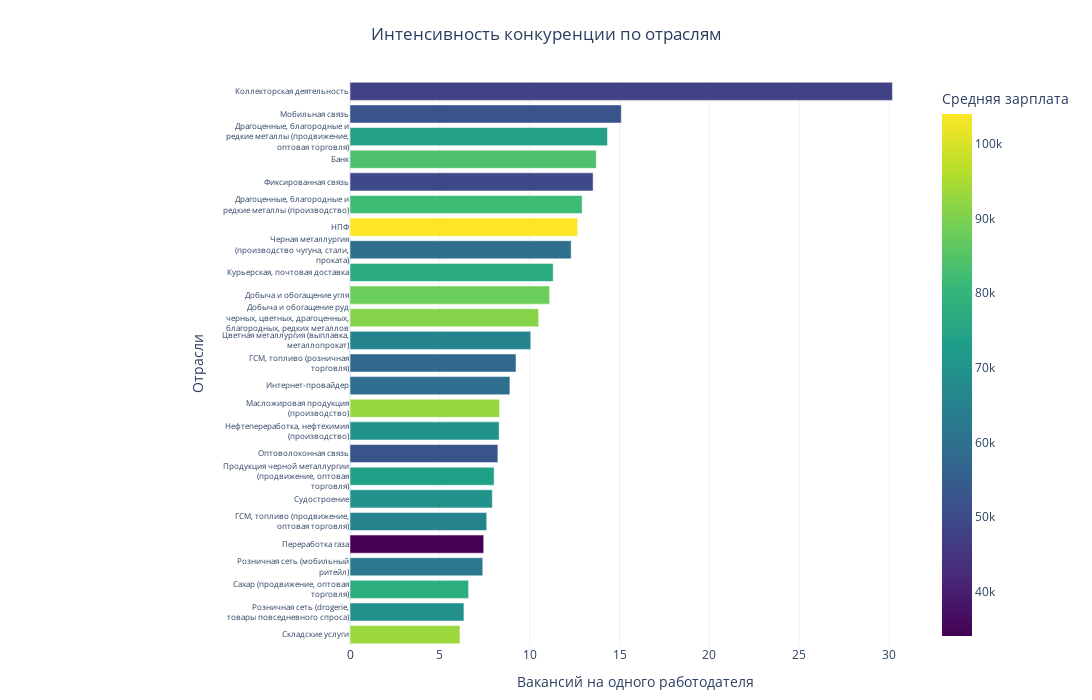

The cell this chart's notebook holds for it:
### Code cell
# Optional Enhancements 6 — Анализа конкуренции на рынке труда по отраслям
# Визуализация с помощью Plotly Express

import plotly.express as px
import kaleido  # для сохранения изображений
import textwrap


# Копируем DataFrame из словаря
df_viz = df['market_competition_analysis'].copy()

# Строим горизонтальный барчарт
fig = px.bar(
    df_viz.sort_values('vacancies_per_employer', ascending=True),
    x='vacancies_per_employer',
    y='industry',
    color='avg_salary',
    color_continuous_scale='Viridis',
    labels={
        'vacancies_per_employer': 'Вакансий на одного работодателя',
        'industry': 'Отрасль',
        'avg_salary': 'Средняя зарплата'
    },
    title='Интенсивность конкуренции по отраслям'
)

# Настройка внешнего вида
fig.update_layout(
    xaxis_title='Вакансий на одного работодателя',
    yaxis_title='Отрасли',
    coloraxis_colorbar=dict(title='Средняя зарплата'),
    template='plotly_white',
    height=700,
    width=1200,  # Увеличиваем ширину графика
    title_x=0.5,  # Центрируем заголовок
    margin=dict(l=350, r=50, t=80, b=50)  # Расширяем левый отступ для длинных названий
)

# Перенос длинных названий отраслей
fig.update_yaxes(
    tickfont=dict(size=8),
    automargin=True,
    tickmode='array',
    tickvals=df_viz['industry'],
    ticktext=[f"<br>".join(textwrap.wrap(ind, width=30)) for ind in df_viz['industry']]
)

# Сохраняем и отображаем график
fig.write_image("plots/market_competition.png", width=1000, height=800)
fig.show()

### Figure 1 — Plotly figure (JSON) as saved in the notebook; plotly's stock layout.template omitted (floating-point values rounded to 4 significant figures)
{"data": [{"hovertemplate": "Вакансий на одного работодателя=%{x}<br>Отрасль=%{y}<br>Средняя зарплата=%{marker.color}<extra></extra>", "legendgroup": "", "marker": {"color": [93390.0, 68910.0, 77760.0, 62030.0, 34070.0, 65290.0, 69640.0, 73610.0, 52340.0, 69770.0, 92850.0, 59110.0, 57280.0, 65590.0, 91010.0, 88100.0, 76940.0, 59350.0, 104000.0, 81960.0, 49630.0, 84010.0, 73960.0, 52300.0, 47890.0], "coloraxis": "coloraxis", "pattern": {"shape": ""}}, "name": "", "orientation": "h", "showlegend": false, "textposition": "auto", "type": "bar", "x": [6.12, 6.34, 6.6, 7.39, 7.44, 7.61, 7.92, 8.02, 8.23, 8.3, 8.32, 8.9, 9.24, 10.06, 10.5, 11.11, 11.31, 12.31, 12.67, 12.92, 13.53, 13.71, 14.33, 15.1, 30.19], "xaxis": "x", "y": ["Складские услуги", "Розничная сеть (drogerie, товары повседневного спроса)", "Сахар (продвижение, оптовая торговля)", "Розничная сеть (мобильный ритейл)", "Переработка газа", "ГСМ, топливо (продвижение, оптовая торговля)", "Судостроение", "Продукция черной металлургии (продвижение, оптовая торговля)", "Оптоволоконная связь", "Нефтепереработка, нефтехимия (производство)", "Масложировая продукция (производство)", "Интернет-провайдер", "ГСМ, топливо (розничная торговля)", "Цветная металлургия (выплавка, металлопрокат)", "Добыча и обогащение руд черных, цветных, драгоценных, благородных, редких металлов", "Добыча и обогащение угля", "Курьерская, почтовая доставка", "Черная металлургия (производство чугуна, стали, проката)", "НПФ", "Драгоценные, благородные и редкие металлы (производство)", "Фиксированная связь", "Банк", "Драгоценные, благородные и редкие металлы (продвижение, оптовая торговля)", "Мобильная связь", "Коллекторская деятельность"], "yaxis": "y"}], "layout": {"barmode": "relative", "coloraxis": {"colorbar": {"title": {"text": "Средняя зарплата"}}, "colorscale": [[0, "#440154"], [0.1111, "#482878"], [0.2222, "#3e4989"], [0.3333, "#31688e"], [0.4444, "#26828e"], [0.5556, "#1f9e89"], [0.6667, "#35b779"], [0.7778, "#6ece58"], [0.8889, "#b5de2b"], [1, "#fde725"]]}, "height": 700, "legend": {"tracegroupgap": 0}, "margin": {"b": 50, "l": 350, "r": 50, "t": 80}, "title": {"text": "Интенсивность конкуренции по отраслям", "x": 0.5}, "width": 1200, "xaxis": {"anchor": "y", "domain": [0, 1], "title": {"text": "Вакансий на одного работодателя"}}, "yaxis": {"anchor": "x", "automargin": true, "domain": [0, 1], "tickfont": {"size": 8}, "tickmode": "array", "ticktext": ["Коллекторская деятельность", "Мобильная связь", "Драгоценные, благородные и<br>редкие металлы (продвижение,<br>оптовая торговля)", "Банк", "Фиксированная связь", "Драгоценные, благородные и<br>редкие металлы (производство)", "НПФ", "Черная металлургия<br>(производство чугуна, стали,<br>проката)", "Курьерская, почтовая доставка", "Добыча и обогащение угля", "Добыча и обогащение руд<br>черных, цветных, драгоценных,<br>благородных, редких металлов", "Цветная металлургия (выплавка,<br>металлопрокат)", "ГСМ, топливо (розничная<br>торговля)", "Интернет-провайдер", "Масложировая продукция<br>(производство)", "Нефтепереработка, нефтехимия<br>(производство)", "Оптоволоконная связь", "Продукция черной металлургии<br>(продвижение, оптовая<br>торговля)", "Судостроение", "ГСМ, топливо (продвижение,<br>оптовая торговля)", "Переработка газа", "Розничная сеть (мобильный<br>ритейл)", "Сахар (продвижение, оптовая<br>торговля)", "Розничная сеть (drogerie,<br>товары повседневного спроса)", "Складские услуги"], "tickvals": ["Коллекторская деятельность", "Мобильная связь", "Драгоценные, благородные и редкие металлы (продвижение, оптовая торговля)", "Банк", "Фиксированная связь", "Драгоценные, благородные и редкие металлы (производство)", "НПФ", "Черная металлургия (производство чугуна, стали, проката)", "Курьерская, почтовая доставка", "Добыча и обогащение угля", "Добыча и обогащение руд черных, цветных, драгоценных, благородных, редких металлов", "Цветная металлургия (выплавка, металлопрокат)", "ГСМ, топливо (розничная торговля)", "Интернет-провайдер", "Масложировая продукция (производство)", "Нефтепереработка, нефтехимия (производство)", "Оптоволоконная связь", "Продукция черной металлургии (продвижение, оптовая торговля)", "Судостроение", "ГСМ, топливо (продвижение, оптовая торговля)", "Переработка газа", "Розничная сеть (мобильный ритейл)", "Сахар (продвижение, оптовая торговля)", "Розничная сеть (drogerie, товары повседневного спроса)", "Складские услуги"], "title": {"text": "Отрасли"}}}}
